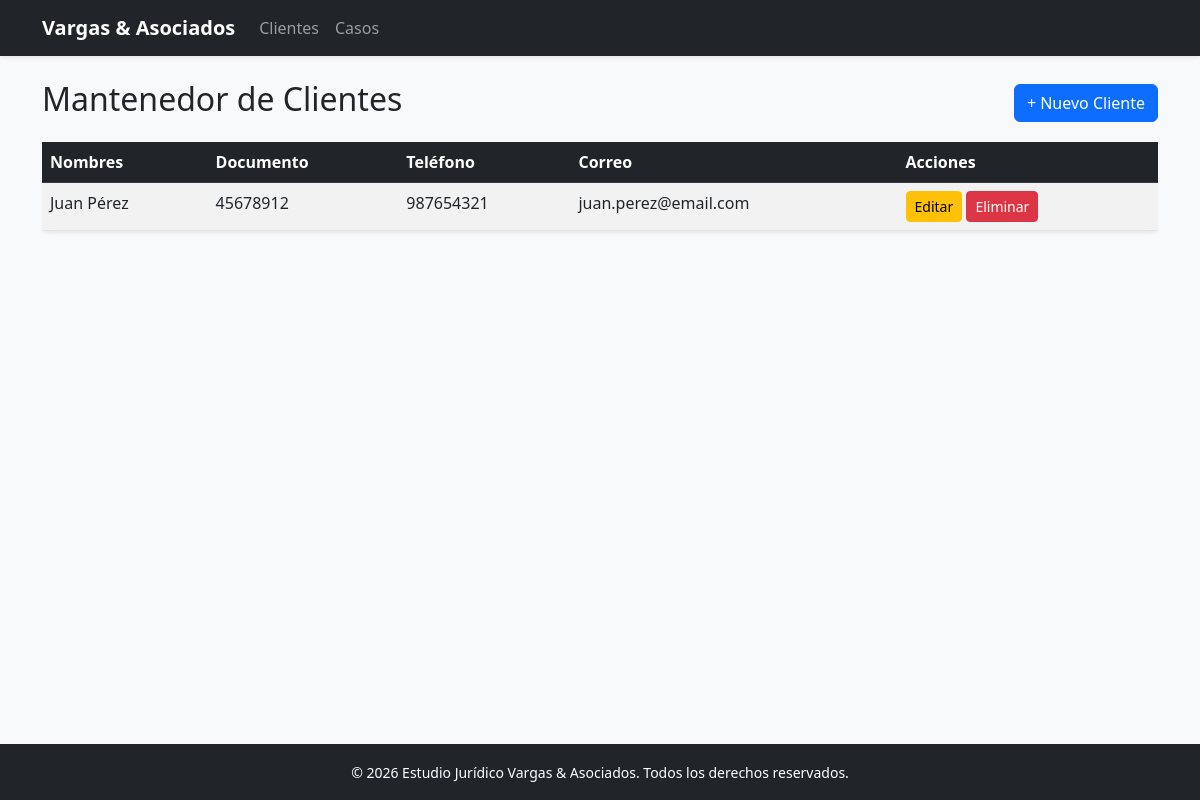
/clientes/, run on the app's committed database.
### casos/models.py (models this page shows, shortened)
class Cliente(models.Model):
    nombres = models.CharField(max_length=150)
    documento = models.CharField(max_length=20, unique=True)  # DNI o RUC
    telefono = models.CharField(max_length=20)
    correo = models.EmailField()

### casos/views.py (the view)
# urls.py: path('clientes/', views.lista_clientes, name='lista_clientes'),
def lista_clientes(request):
    clientes = Cliente.objects.all()
    return render(request, 'casos/cliente_list.html', {'clientes': clientes})

### casos/templates/casos/cliente_list.html
{% extends 'casos/base.html' %}
{% block contenido %}
<div class="d-flex justify-content-between align-items-center mb-3">
    <h2>Mantenedor de Clientes</h2>
    <a href="{% url 'crear_cliente' %}" class="btn btn-primary">+ Nuevo Cliente</a>
</div>
<div class="table-responsive">
    <table class="table table-striped table-hover shadow-sm bg-white rounded">
        <thead class="table-dark">
            <tr>
                <th>Nombres</th>
                <th>Documento</th>
                <th>Teléfono</th>
                <th>Correo</th>
                <th>Acciones</th>
            </tr>
        </thead>
        <tbody>
            {% for cliente in clientes %}
            <tr>
                <td>{{ cliente.nombres }}</td>
                <td>{{ cliente.documento }}</td>
                <td>{{ cliente.telefono }}</td>
                <td>{{ cliente.correo }}</td>
                <td>
                    <a href="{% url 'editar_cliente' cliente.id %}" class="btn btn-sm btn-warning">Editar</a>
                    <a href="{% url 'eliminar_cliente' cliente.id %}" class="btn btn-sm btn-danger">Eliminar</a>
                </td>
            </tr>
            {% empty %}
            <tr>
                <td colspan="5" class="text-center text-muted">No hay clientes registrados en el sistema.</td>
            </tr>
            {% endfor %}
        </tbody>
    </table>
</div>
{% endblock %}

### data on the page
Cliente: nombres "Juan Pérez", documento "45678912", telefono "987654321", correo "juan.perez@email.com"
